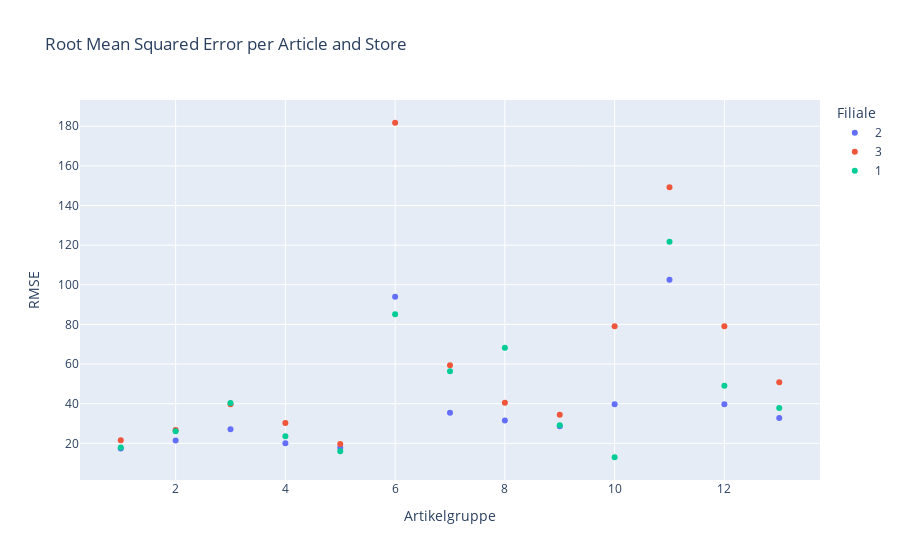

Here is the notebook cell this chart was saved with:
### Code cell
sns.boxplot(x = 'Artikelgruppe', y = 'RMSE', data=naive_model_performance,orient='v')
plt.title('Root Mean Squared Error per Article');

px.scatter(data_frame=naive_model_performance, x='Artikelgruppe', y= 'RMSE',color='Filiale',title='Root Mean Squared Error per Article and Store' )

### Figure 1 — Plotly figure (JSON) as saved in the notebook; plotly's stock layout.template omitted (floating-point values rounded to 4 significant figures)
{"data": [{"hovertemplate": "Filiale=2<br>Artikelgruppe=%{x}<br>RMSE=%{y}<extra></extra>", "legendgroup": "2", "marker": {"color": "#636efa", "symbol": "circle"}, "mode": "markers", "name": "2", "orientation": "v", "showlegend": true, "type": "scatter", "x": [5, 1, 8, 11, 9, 3, 2, 4, 6, 12, 10, 7, 13], "xaxis": "x", "y": [17.82, 17.44, 31.5, 102.5, 28.64, 27.11, 21.46, 20.07, 93.93, 39.7, 39.7, 35.37, 32.84], "yaxis": "y"}, {"hovertemplate": "Filiale=3<br>Artikelgruppe=%{x}<br>RMSE=%{y}<extra></extra>", "legendgroup": "3", "marker": {"color": "#EF553B", "symbol": "circle"}, "mode": "markers", "name": "3", "orientation": "v", "showlegend": true, "type": "scatter", "x": [5, 1, 8, 11, 9, 3, 2, 4, 6, 12, 10, 7, 13], "xaxis": "x", "y": [19.65, 21.61, 40.5, 149.2, 34.48, 39.68, 26.71, 30.27, 181.8, 79.1, 79.1, 59.38, 50.84], "yaxis": "y"}, {"hovertemplate": "Filiale=1<br>Artikelgruppe=%{x}<br>RMSE=%{y}<extra></extra>", "legendgroup": "1", "marker": {"color": "#00cc96", "symbol": "circle"}, "mode": "markers", "name": "1", "orientation": "v", "showlegend": true, "type": "scatter", "x": [5, 1, 8, 11, 9, 3, 2, 4, 6, 12, 10, 7, 13], "xaxis": "x", "y": [16.05, 17.87, 68.21, 121.8, 29.12, 40.32, 26.11, 23.59, 85.18, 49.08, 12.97, 56.31, 37.83], "yaxis": "y"}], "layout": {"legend": {"title": {"text": "Filiale"}, "tracegroupgap": 0}, "title": {"text": "Root Mean Squared Error per Article and Store"}, "xaxis": {"anchor": "y", "domain": [0, 1], "title": {"text": "Artikelgruppe"}}, "yaxis": {"anchor": "x", "domain": [0, 1], "title": {"text": "RMSE"}}}}
